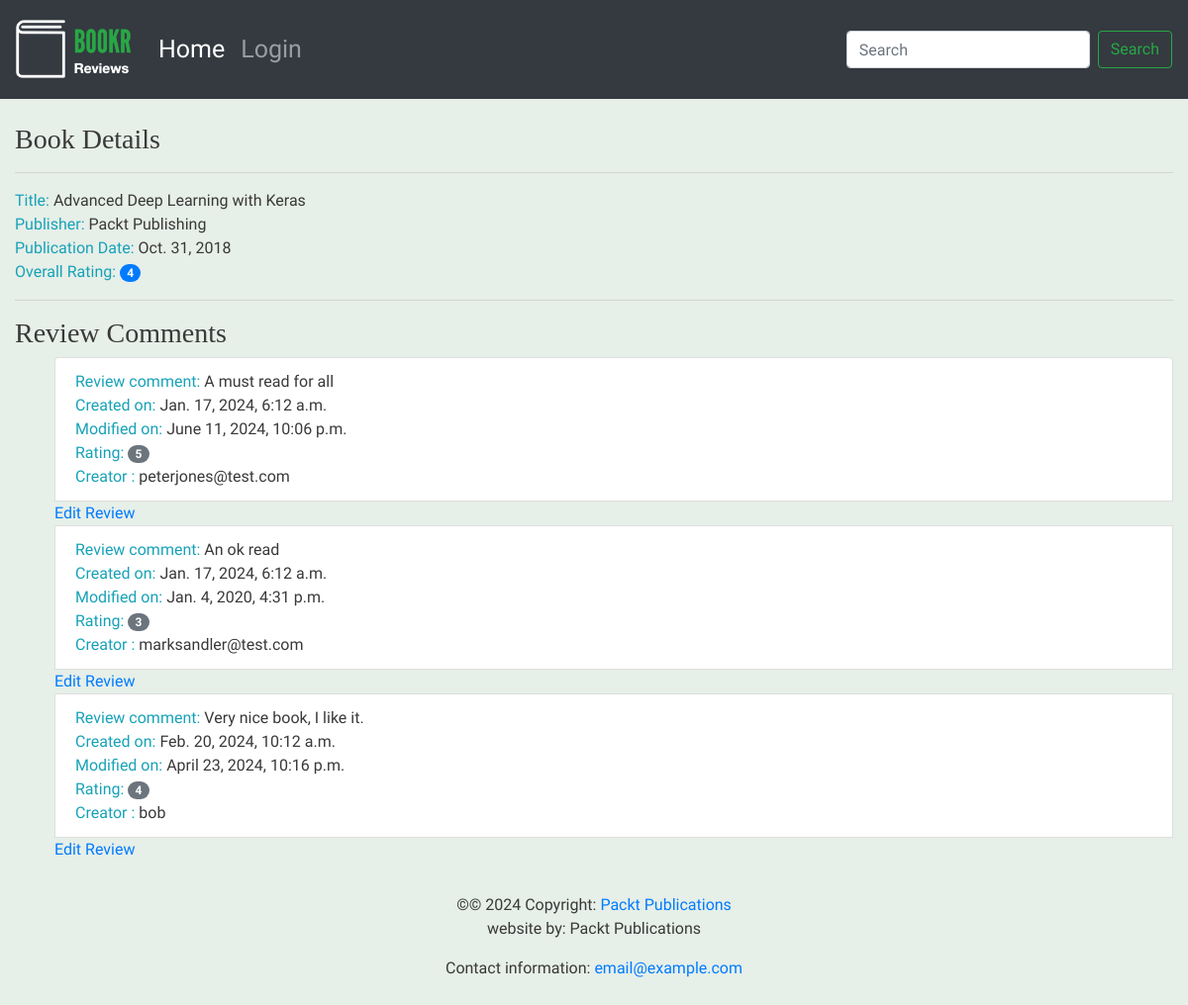
/books/1/, run on an earlier commit of the app's database.
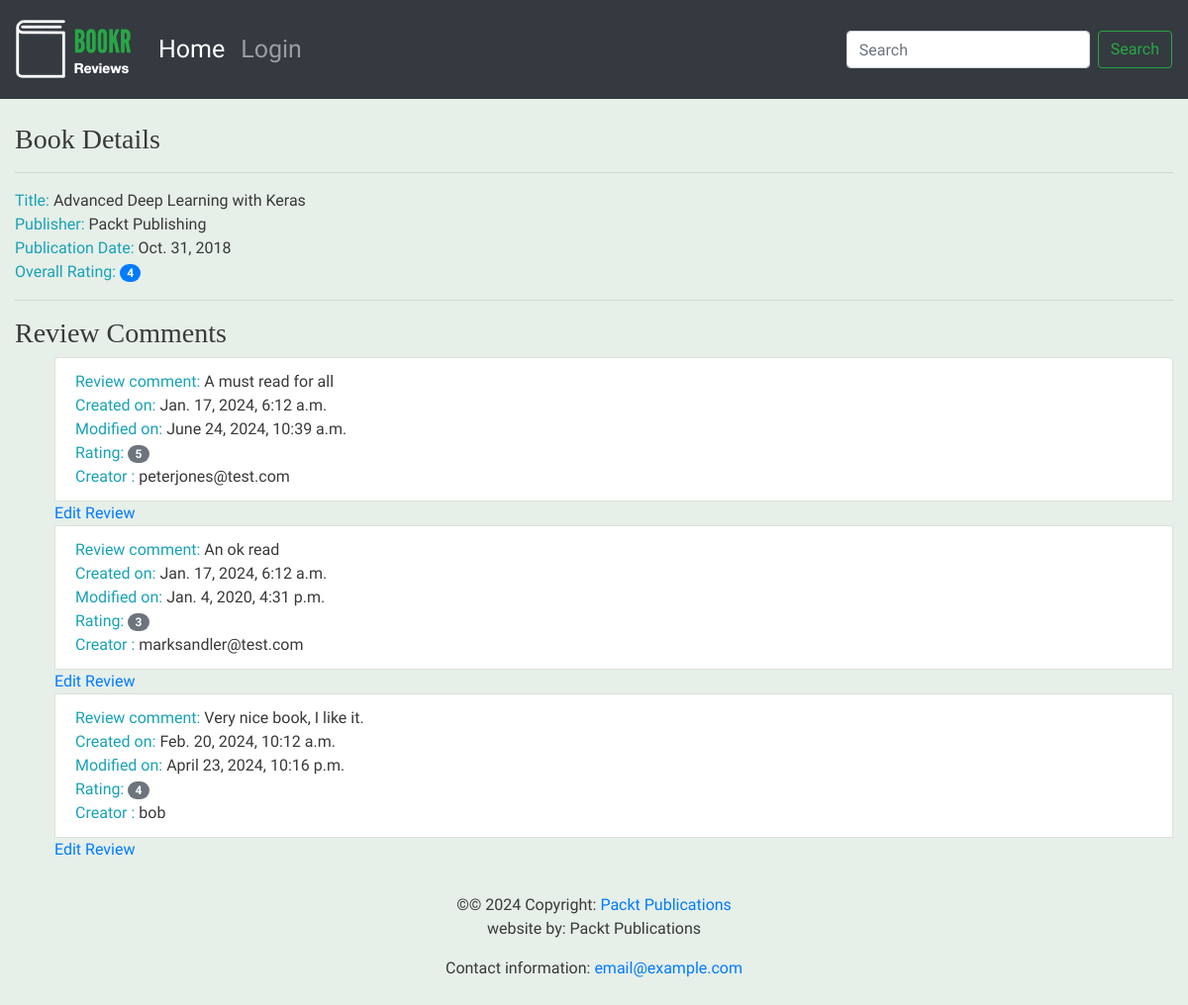
And on a later commit of the database.
### reviews/models.py (models this page shows, shortened)
class Book(models.Model):
  title = models.CharField(max_length=70, help_text="The title of the book.")
  publication_date = models.DateField(verbose_name="Date the book was published.")
  isbn = models.CharField(max_length=20, verbose_name="ISBN number of the book.")
  publisher = models.ForeignKey(Publisher, on_delete=models.CASCADE)
  contributors = models.ManyToManyField("Contributor", through="BookContributor")
  cover = models.ImageField(upload_to="book_covers/", null=True, blank=True)
  sample = models.FileField(upload_to="book_samples/", null=True, blank=True)

class Publisher(models.Model):
  name = models.CharField(max_length=50, help_text="The name of the Publisher.")
  website = models.URLField(help_text="The Publisher's website.")
  email = models.EmailField(help_text="The Publisher's email address.")
  def __str__(self):
    return self.name

class Review(models.Model):
  content = models.TextField(help_text="The Review text.")
  rating = models.IntegerField(help_text="The rating the reviewer has given.")
  date_created = models.DateTimeField(auto_now_add=True, help_text="The date and time the review was created.")
  date_edited = models.DateTimeField(null=True, help_text="The date and time the review was last edited.")
  creator = models.ForeignKey(auth.get_user_model(), on_delete=models.CASCADE)
  book = models.ForeignKey(Book, on_delete=models.CASCADE, help_text="The Book that this review is for.")

### reviews/views.py (the view)
# urls.py: path('books/<int:pk>/', views.book_detail, name='book_detail'),
def book_detail(request, pk):
  book = get_object_or_404(Book, pk=pk)
  reviews = book.review_set.all()
  if reviews:
    book_rating = average_rating([review.rating for review in reviews])
    context = {
      'book': book,
      'book_rating': book_rating,
      'reviews': reviews,
    }
  else:
    context = {
      'book': book,
      'book_rating': None,
      'reviews': None
    }
  return render(
    request,
    'reviews/book_detail.html',
    context
  )

### reviews/utils.py (called while the page is built)
def average_rating(rating_list):
  if not rating_list:
    return 0
  return round(sum(rating_list) / len(rating_list))

### reviews/templates/reviews/book_detail.html (shortened to what this page needs)
{% extends 'reviews/base.html' %}
{% block content %}
<br>
<h3>Book Details</h3>
<hr>
<span class="text-info">Title: </span><span>{{ book.title }}</span>
<br>
<span class="text-info">Publisher: </span><span>{{ book.publisher }}</span>
<br>
<span class="text-info">Publication Date: </span><span>{{ book.publication_date }}</span>
<br>
{% if not reviews %}
  <hr>
  {% if user.is_authenticated %}
    <h3>Be the first one to write a review.</h3>
  {% endif %}
{% else %}
  <span class="text-info">Overall Rating: </span><span class="badge badge-primary badge-pill">{{ book_rating }}</span>
  <br>
  <hr>
  <h3>Review Comments</h3>
  <ul>
    {% for review in reviews %}
    <li class="list-group-item">
      <span class="text-info">Review comment: </span><span>{{ review.content }}</span>
      <br>
      <span class="text-info">Created on: </span><span>{{ review.date_created }}</span>
      <br>
      <span class="text-info">Modified on: </span><span>{{ review.date_edited }}</span>
      <br>
      <span class="text-info">Rating: </span><span class="badge badge-secondary badge-pill">{{ review.rating }}</span>
      <br>
      <span class="text-info">Creator : </span><span>{{ review.creator.username }}</span>
      <br>
    </li>
    <a href="{% url 'review_edit' book.pk review.pk %}">Edit Review</a>
    {% endfor %}
  </ul>
{% endif %}
{% endblock %}

### reviews/templates/reviews/base.html
{% extends 'base.html' %}
{% load static %}
{% block brand %}
  <img src="{% static 'reviews/logo.png' %}">
{% endblock %}

### templates/base.html (shortened to what this page needs)
<!DOCTYPE html>
{% load static %}
<html lang="en">
<head>
  <link rel="stylesheet" href="https://stackpath.bootstrapcdn.com/bootstrap/4.4.1/css/bootstrap.min.css">
  <link rel="stylesheet" href="https://cdnjs.cloudflare.com/ajax/libs/font-awesome/4.7.0/css/font-awesome.min.css">
  <link rel="stylesheet" href="{% static 'main.css' %}">
</head>
<body>
  <nav class="navbar navbar-expand-sm navbar-dark bg-dark sticky-top">
    <a class="navbar-brand" href="/">{% block brand %}<img src="{% static 'logo.png' %}">{% endblock %}</a>
    <div class="collapse navbar-collapse" id="navbarSupportedContent">
      <ul class="navbar-nav mr-auto">
        <li class="nav-item active">
          <a class="nav-link" href="/books/">Home <span class="sr-only">(current)</span></a>
        </li>
        {% if user.is_authenticated %}
          <li class="nav-item">
            <form method="post" action="{% url 'accounts:logout' %}">
              {% csrf_token %}
              <button type="submit">Logout</button>
            </form>
          </li>
        {% else %}
          <li class="nav-item">
            <a class="nav-link" href="{% url 'accounts:login' %}">Login</a>
          </li>
        {% endif %}
      </ul>
      <form class="form-inline my-2 my-lg-0" action="{% url 'book_search' %}">
        <input class="form-control mr-sm-2" type="search" placeholder="Search" aria-label="Search" name="search" value="{{ search_text }}" minlength="3">
        <button class="btn btn-outline-success my-2 my-sm-0" type="submit">Search</button>
      </form>
    </div>
  </nav>
  <div class="container-fluid">
    {% block content %}{% endblock %}
  </div>
  <footer class="page-footer font-small blue">
    <div class="footer-copyright text-center py-3">&copy;© 2024 Copyright:
      <a href="https://www.packtpub.com">Packt Publications</a>
      <p>website by: Packt Publications</p>
      <p>Contact information: <a href="mailto:email@example.com">email@example.com</a></p>
    </div>
  </footer>
</body>
</html>

### static/main.css (style rules this page uses)
.navbar { min-height: 100px; font-size: 25px; background-color: #74992e; }
.navbar-brand { font-size: 25px; }
.navbar-brand > img { height: 60px; }
body { font-family: 'Source Sans Pro', sans-serif; background-color: #e6efe8; color: #393939; }
h1, h2, h3, h4, h5, h6 { font-family: 'Libre Baskerville', serif; }

What changed in the data, as far as the page shows it:
changed Review "A must read for all": date_edited "June 11, 2024, 10:06 p.m." → "June 24, 2024, 10:39 a.m."
